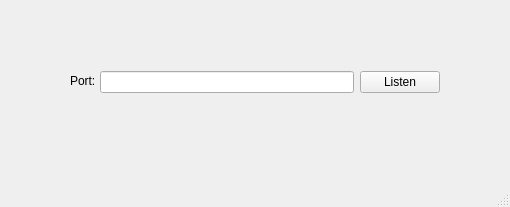
<?xml version="1.0" encoding="UTF-8"?>
<ui version="4.0">
 <class>MainWindow</class>
 <widget class="QMainWindow" name="MainWindow">
  <property name="geometry">
   <rect>
    <x>0</x>
    <y>0</y>
    <width>510</width>
    <height>207</height>
   </rect>
  </property>
  <property name="windowTitle">
   <string>MainWindow</string>
  </property>
  <widget class="QWidget" name="centralwidget">
   <widget class="QWidget" name="widget" native="true">
    <property name="geometry">
     <rect>
      <x>100</x>
      <y>60</y>
      <width>340</width>
      <height>45</height>
     </rect>
    </property>
    <layout class="QHBoxLayout" name="horizontalLayout">
     <item>
      <widget class="QLineEdit" name="port"/>
     </item>
     <item>
      <widget class="QPushButton" name="setListen">
       <property name="text">
        <string>Listen</string>
       </property>
      </widget>
     </item>
    </layout>
   </widget>
   <widget class="QLabel" name="label">
    <property name="geometry">
     <rect>
      <x>70</x>
      <y>70</y>
      <width>60</width>
      <height>21</height>
     </rect>
    </property>
    <property name="text">
     <string>Port:</string>
    </property>
   </widget>
  </widget>
  <widget class="QMenuBar" name="menubar">
   <property name="geometry">
    <rect>
     <x>0</x>
     <y>0</y>
     <width>510</width>
     <height>24</height>
    </rect>
   </property>
  </widget>
  <widget class="QStatusBar" name="statusbar"/>
 </widget>
 <resources/>
 <connections/>
</ui>
